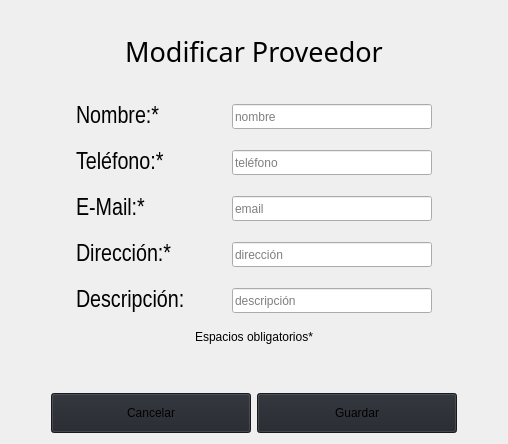
            <widget class="QWidget" name="page_modificar_proveedor">
             <layout class="QVBoxLayout" name="verticalLayout_11">
              <item>
               <widget class="QLabel" name="label_23">
                <property name="minimumSize">
                 <size>
                  <width>0</width>
                  <height>40</height>
                 </size>
                </property>
                <property name="maximumSize">
                 <size>
                  <width>16777215</width>
                  <height>0</height>
                 </size>
                </property>
                <property name="font">
                 <font>
                  <family>Arial Black</family>
                  <pointsize>20</pointsize>
                  <weight>50</weight>
                  <italic>false</italic>
                  <bold>false</bold>
                 </font>
                </property>
                <property name="text">
                 <string>Modificar Proveedor</string>
                </property>
                <property name="alignment">
                 <set>Qt::AlignCenter</set>
                </property>
               </widget>
              </item>
              <item>
               <spacer name="verticalSpacer_7">
                <property name="orientation">
                 <enum>Qt::Vertical</enum>
                </property>
                <property name="sizeHint" stdset="0">
                 <size>
                  <width>20</width>
                  <height>40</height>
                 </size>
                </property>
               </spacer>
              </item>
              <item>
               <layout class="QHBoxLayout" name="horizontalLayout_14">
                <item>
                 <spacer name="horizontalSpacer_28">
                  <property name="orientation">
                   <enum>Qt::Horizontal</enum>
                  </property>
                  <property name="sizeHint" stdset="0">
                   <size>
                    <width>40</width>
                    <height>20</height>
                   </size>
                  </property>
                 </spacer>
                </item>
                <item>
                 <widget class="QLabel" name="label_26">
                  <property name="minimumSize">
                   <size>
                    <width>150</width>
                    <height>40</height>
                   </size>
                  </property>
                  <property name="font">
                   <font>
                    <family>Arial Narrow</family>
                    <pointsize>18</pointsize>
                   </font>
                  </property>
                  <property name="text">
                   <string>Nombre:*</string>
                  </property>
                 </widget>
                </item>
                <item>
                 <widget class="QLineEdit" name="input_nombre_proveedor_modificar">
                  <property name="minimumSize">
                   <size>
                    <width>200</width>
                    <height>25</height>
                   </size>
                  </property>
                  <property name="maximumSize">
                   <size>
                    <width>400</width>
                    <height>16777215</height>
                   </size>
                  </property>
                  <property name="placeholderText">
                   <string>nombre</string>
                  </property>
                 </widget>
                </item>
                <item>
                 <spacer name="horizontalSpacer_29">
                  <property name="orientation">
                   <enum>Qt::Horizontal</enum>
                  </property>
                  <property name="sizeHint" stdset="0">
                   <size>
                    <width>40</width>
                    <height>20</height>
                   </size>
                  </property>
                 </spacer>
                </item>
               </layout>
              </item>
              <item>
               <layout class="QHBoxLayout" name="horizontalLayout_15">
                <item>
                 <spacer name="horizontalSpacer_22">
                  <property name="orientation">
                   <enum>Qt::Horizontal</enum>
                  </property>
                  <property name="sizeHint" stdset="0">
                   <size>
                    <width>40</width>
                    <height>20</height>
                   </size>
                  </property>
                 </spacer>
                </item>
                <item>
                 <widget class="QLabel" name="label_24">
                  <property name="minimumSize">
                   <size>
                    <width>150</width>
                    <height>40</height>
                   </size>
                  </property>
                  <property name="font">
                   <font>
                    <family>Arial Narrow</family>
                    <pointsize>18</pointsize>
                   </font>
                  </property>
                  <property name="text">
                   <string>Teléfono:*</string>
                  </property>
                 </widget>
                </item>
                <item>
                 <widget class="QLineEdit" name="input_telefono_proveedor_modificar">
                  <property name="minimumSize">
                   <size>
                    <width>200</width>
                    <height>25</height>
                   </size>
                  </property>
                  <property name="maximumSize">
                   <size>
                    <width>400</width>
                    <height>16777215</height>
                   </size>
                  </property>
                  <property name="placeholderText">
                   <string>teléfono</string>
                  </property>
                 </widget>
                </item>
                <item>
                 <spacer name="horizontalSpacer_23">
                  <property name="orientation">
                   <enum>Qt::Horizontal</enum>
                  </property>
                  <property name="sizeHint" stdset="0">
                   <size>
                    <width>40</width>
                    <height>20</height>
                   </size>
                  </property>
                 </spacer>
                </item>
               </layout>
              </item>
              <item>
               <layout class="QHBoxLayout" name="horizontalLayout_16">
                <item>
                 <spacer name="horizontalSpacer_30">
                  <property name="orientation">
                   <enum>Qt::Horizontal</enum>
                  </property>
                  <property name="sizeHint" stdset="0">
                   <size>
                    <width>40</width>
                    <height>20</height>
                   </size>
                  </property>
                 </spacer>
                </item>
                <item>
                 <widget class="QLabel" name="label_27">
                  <property name="minimumSize">
                   <size>
                    <width>150</width>
                    <height>40</height>
                   </size>
                  </property>
                  <property name="font">
                   <font>
                    <family>Arial Narrow</family>
                    <pointsize>18</pointsize>
                   </font>
                  </property>
                  <property name="text">
                   <string>E-Mail:*</string>
                  </property>
                 </widget>
                </item>
                <item>
                 <widget class="QLineEdit" name="input_email_proveedor_modificar">
                  <property name="minimumSize">
                   <size>
                    <width>200</width>
                    <height>25</height>
                   </size>
                  </property>
                  <property name="maximumSize">
                   <size>
                    <width>400</width>
                    <height>16777215</height>
                   </size>
                  </property>
                  <property name="placeholderText">
                   <string>email</string>
                  </property>
                 </widget>
                </item>
                <item>
                 <spacer name="horizontalSpacer_31">
                  <property name="orientation">
                   <enum>Qt::Horizontal</enum>
                  </property>
                  <property name="sizeHint" stdset="0">
                   <size>
                    <width>40</width>
                    <height>20</height>
                   </size>
                  </property>
                 </spacer>
                </item>
               </layout>
              </item>
              <item>
               <layout class="QHBoxLayout" name="horizontalLayout_17">
                <item>
                 <spacer name="horizontalSpacer_24">
                  <property name="orientation">
                   <enum>Qt::Horizontal</enum>
                  </property>
                  <property name="sizeHint" stdset="0">
                   <size>
                    <width>40</width>
                    <height>20</height>
                   </size>
                  </property>
                 </spacer>
                </item>
                <item>
                 <widget class="QLabel" name="label_25">
                  <property name="minimumSize">
                   <size>
                    <width>150</width>
                    <height>40</height>
                   </size>
                  </property>
                  <property name="font">
                   <font>
                    <family>Arial Narrow</family>
                    <pointsize>18</pointsize>
                   </font>
                  </property>
                  <property name="text">
                   <string>Dirección:*</string>
                  </property>
                 </widget>
                </item>
                <item>
                 <widget class="QLineEdit" name="input_direccion_proveedor_modificar">
                  <property name="minimumSize">
                   <size>
                    <width>200</width>
                    <height>25</height>
                   </size>
                  </property>
                  <property name="maximumSize">
                   <size>
                    <width>400</width>
                    <height>16777215</height>
                   </size>
                  </property>
                  <property name="placeholderText">
                   <string>dirección</string>
                  </property>
                 </widget>
                </item>
                <item>
                 <spacer name="horizontalSpacer_25">
                  <property name="orientation">
                   <enum>Qt::Horizontal</enum>
                  </property>
                  <property name="sizeHint" stdset="0">
                   <size>
                    <width>40</width>
                    <height>20</height>
                   </size>
                  </property>
                 </spacer>
                </item>
               </layout>
              </item>
              <item>
               <layout class="QHBoxLayout" name="horizontalLayout_18">
                <item>
                 <spacer name="horizontalSpacer_20">
                  <property name="orientation">
                   <enum>Qt::Horizontal</enum>
                  </property>
                  <property name="sizeHint" stdset="0">
                   <size>
                    <width>40</width>
                    <height>20</height>
                   </size>
                  </property>
                 </spacer>
                </item>
                <item>
                 <widget class="QLabel" name="label_22">
                  <property name="minimumSize">
                   <size>
                    <width>150</width>
                    <height>40</height>
                   </size>
                  </property>
                  <property name="font">
                   <font>
                    <family>Arial Narrow</family>
                    <pointsize>18</pointsize>
                   </font>
                  </property>
                  <property name="text">
                   <string>Descripción:</string>
                  </property>
                 </widget>
                </item>
                <item>
                 <widget class="QLineEdit" name="input_descripcion_proveedor_modificar">
                  <property name="minimumSize">
                   <size>
                    <width>200</width>
                    <height>25</height>
                   </size>
                  </property>
                  <property name="maximumSize">
                   <size>
                    <width>400</width>
                    <height>16777215</height>
                   </size>
                  </property>
                  <property name="placeholderText">
                   <string>descripción</string>
                  </property>
                 </widget>
                </item>
                <item>
                 <spacer name="horizontalSpacer_21">
                  <property name="orientation">
                   <enum>Qt::Horizontal</enum>
                  </property>
                  <property name="sizeHint" stdset="0">
                   <size>
                    <width>40</width>
                    <height>20</height>
                   </size>
                  </property>
                 </spacer>
                </item>
               </layout>
              </item>
              <item>
               <layout class="QHBoxLayout" name="horizontalLayout_41">
                <item>
                 <spacer name="horizontalSpacer_59">
                  <property name="orientation">
                   <enum>Qt::Horizontal</enum>
                  </property>
                  <property name="sizeHint" stdset="0">
                   <size>
                    <width>40</width>
                    <height>20</height>
                   </size>
                  </property>
                 </spacer>
                </item>
                <item>
                 <widget class="QLabel" name="signal_proveedor_modificado">
                  <property name="text">
                   <string>Espacios obligatorios*</string>
                  </property>
                 </widget>
                </item>
                <item>
                 <spacer name="horizontalSpacer_60">
                  <property name="orientation">
                   <enum>Qt::Horizontal</enum>
                  </property>
                  <property name="sizeHint" stdset="0">
                   <size>
                    <width>40</width>
                    <height>20</height>
                   </size>
                  </property>
                 </spacer>
                </item>
               </layout>
              </item>
              <item>
               <spacer name="verticalSpacer_6">
                <property name="orientation">
                 <enum>Qt::Vertical</enum>
                </property>
                <property name="sizeHint" stdset="0">
                 <size>
                  <width>20</width>
                  <height>40</height>
                 </size>
                </property>
               </spacer>
              </item>
              <item>
               <layout class="QHBoxLayout" name="horizontalLayout_19">
                <item>
                 <spacer name="horizontalSpacer_26">
                  <property name="orientation">
                   <enum>Qt::Horizontal</enum>
                  </property>
                  <property name="sizeHint" stdset="0">
                   <size>
                    <width>40</width>
                    <height>20</height>
                   </size>
                  </property>
                 </spacer>
                </item>
                <item>
                 <widget class="QPushButton" name="btn_cancelar_proveedor_modificar">
                  <property name="minimumSize">
                   <size>
                    <width>200</width>
                    <height>40</height>
                   </size>
                  </property>
                  <property name="cursor">
                   <cursorShape>PointingHandCursor</cursorShape>
                  </property>
                  <property name="styleSheet">
                   <string notr="true">background-color: rgb(33, 37, 43)</string>
                  </property>
                  <property name="text">
                   <string>Cancelar</string>
                  </property>
                 </widget>
                </item>
                <item>
                 <widget class="QPushButton" name="btn_guardar_proveedor_modificar">
                  <property name="minimumSize">
                   <size>
                    <width>200</width>
                    <height>40</height>
                   </size>
                  </property>
                  <property name="cursor">
                   <cursorShape>PointingHandCursor</cursorShape>
                  </property>
                  <property name="styleSheet">
                   <string notr="true">background-color: rgb(33, 37, 43)</string>
                  </property>
                  <property name="text">
                   <string>Guardar</string>
                  </property>
                 </widget>
                </item>
                <item>
                 <spacer name="horizontalSpacer_27">
                  <property name="orientation">
                   <enum>Qt::Horizontal</enum>
                  </property>
                  <property name="sizeHint" stdset="0">
                   <size>
                    <width>40</width>
                    <height>20</height>
                   </size>
                  </property>
                 </spacer>
                </item>
               </layout>
              </item>
             </layout>
            </widget>
